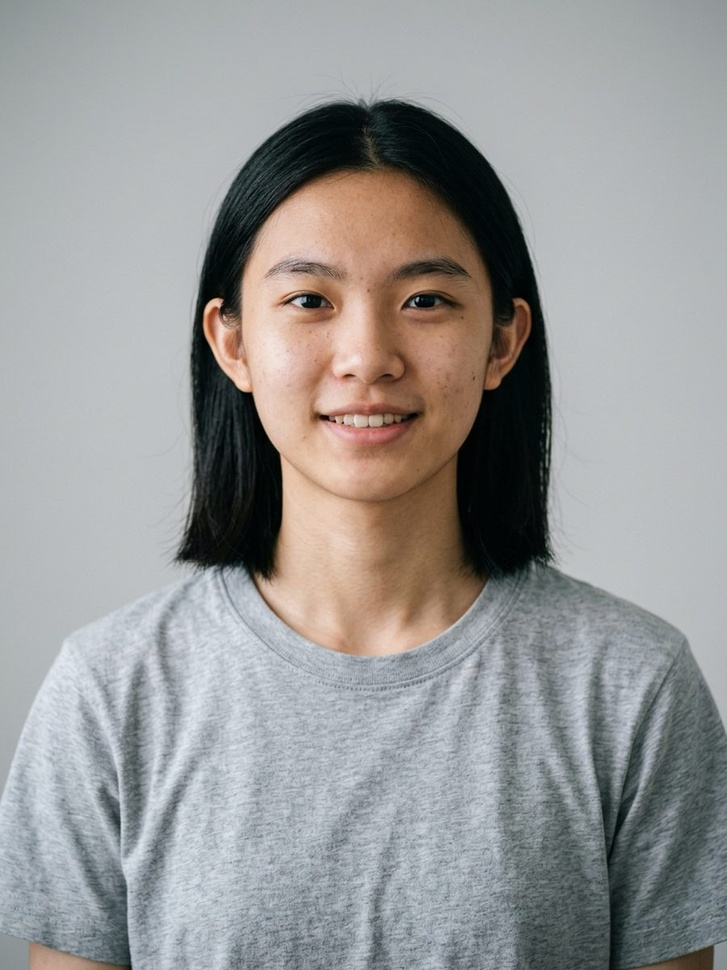
#> input picture ai-image-lab/images/original.jpg, 727 x 970 px, shrunk from 900 x 1200 before the run, found by its file name
$ python beautify.py images/original.jpg images/
#> lines starting #> are read from the running program, lines starting #| are printed output that depends on the picture
"""
兩段式「美顏」刺激物產生器（教學用）
同一張原圖、同一個人，只控制「美化強度」這一個變因，產生 light / heavy 兩級。
做法模仿常見美顏 App：磨皮、提亮美白、放大眼睛、瘦臉（V 臉）。

用法：python3 beautify.py images/original.jpg images/
需求：opencv-python-headless<5, numpy
"""
import sys, os
import cv2
import numpy as np

LEVELS = {
    #            磨皮   提亮  去飽和  眼睛放大  瘦臉位移(臉寬比例)  下巴上提
    "light": dict(smooth=0.45, bright=0.05, desat=0.06, eye=0.10, slim=0.025, chin=0.010),
    "heavy": dict(smooth=0.90, bright=0.13, desat=0.18, eye=0.26, slim=0.070, chin=0.035),
}


def detect(img):
    g = cv2.cvtColor(img, cv2.COLOR_BGR2GRAY)
    fc = cv2.CascadeClassifier(cv2.data.haarcascades + "haarcascade_frontalface_default.xml")
    faces = fc.detectMultiScale(g, 1.1, 5, minSize=(img.shape[1] // 6,) * 2)
    if len(faces) == 0:
        raise SystemExit("找不到臉")
    x, y, w, h = max(faces, key=lambda f: f[2] * f[3])
    ec = cv2.CascadeClassifier(cv2.data.haarcascades + "haarcascade_eye.xml")
    eyes = ec.detectMultiScale(g[y:y + h // 2 + h // 10, x:x + w], 1.1, 8, minSize=(w // 8,) * 2)
    eyes = sorted(eyes, key=lambda e: e[0])[:2]
    if len(eyes) < 2:  # 後備：依臉框比例估計
        eyes = [(int(w * .22), int(h * .30), int(w * .2), int(w * .2)), (int(w * .58), int(h * .30), int(w * .2), int(w * .2))]
    centers = [(x + ex + ew / 2, y + ey + eh / 2, ew) for ex, ey, ew, eh in eyes]
    return (x, y, w, h), centers


def gauss(X, Y, cx, cy, sigma):
    return np.exp(-((X - cx) ** 2 + (Y - cy) ** 2) / (2 * sigma * sigma))


def beautify(img, p):
    (x, y, w, h), eyes = detect(img)
    H, W = img.shape[:2]
    X, Y = np.meshgrid(np.arange(W, dtype=np.float32), np.arange(H, dtype=np.float32))
    dx = np.zeros_like(X); dy = np.zeros_like(Y)   # 反向映射位移：輸出像素到原圖取樣點的偏移

    # 1) 瘦臉：兩側臉頰下緣往中線推、下巴往上收（高斯權重，平滑無接縫）
    cx = x + w / 2
    for side in (-1, 1):
        for fy, k in ((0.60, 0.8), (0.76, 1.0), (0.90, 0.7)):
            g = gauss(X, Y, cx + side * w * 0.42, y + h * fy, w * 0.16)
            dx += side * w * p["slim"] * k * g          # 取樣點往外 → 內容往內
    g = gauss(X, Y, cx, y + h * 1.02, w * 0.18)
    dy += h * p["chin"] * g                               # 取樣點往下 → 下巴往上

    # 2) 放大眼睛：取樣點往眼睛中心收
    for ex, ey, ew in eyes:
        g = gauss(X, Y, ex, ey, ew * 0.42)
        dx -= (X - ex) * p["eye"] * g
        dy -= (Y - ey) * p["eye"] * g

    mapx, mapy = X + dx, Y + dy
    out = cv2.remap(img, mapx, mapy, cv2.INTER_LINEAR, borderMode=cv2.BORDER_REFLECT)

    # 3) 臉部遮罩（橢圓、羽化），避開眼睛與嘴
    mask = np.zeros((H, W), np.float32)
    cv2.ellipse(mask, (int(cx), int(y + h * .55)), (int(w * .46), int(h * .62)), 0, 0, 360, 1, -1)
    keep = np.zeros_like(mask)
    for ex, ey, ew in eyes:
        cv2.ellipse(keep, (int(ex), int(ey)), (int(ew * .55), int(ew * .35)), 0, 0, 360, 1, -1)
    cv2.ellipse(keep, (int(cx), int(y + h * .80)), (int(w * .17), int(h * .07)), 0, 0, 360, 1, -1)
    mask = np.clip(mask - keep, 0, 1)
    # 只保留膚色像素（YCrCb 膚色範圍），避免頭髮被磨皮、提亮成灰綠色
    ycc = cv2.cvtColor(img, cv2.COLOR_BGR2YCrCb)
    skin = cv2.inRange(ycc, (60, 133, 77), (255, 180, 135)).astype(np.float32) / 255
    skin = cv2.remap(skin, mapx, mapy, cv2.INTER_LINEAR)
    mask = mask * cv2.GaussianBlur(skin, (0, 0), w * 0.01)
    mask = cv2.GaussianBlur(mask, (0, 0), w * 0.03)[..., None]

    # 4) 磨皮：雙邊濾波，依強度與原圖混合
    d = int(w * 0.03) | 1
    smooth = cv2.bilateralFilter(out, d, 40 + 60 * p["smooth"], d)
    smooth = cv2.bilateralFilter(smooth, d, 40 + 60 * p["smooth"], d)
    a = mask * p["smooth"]
    out = (out * (1 - a) + smooth * a).astype(np.uint8)

    # 5) 提亮、美白（降飽和）— 臉部為主，全圖帶一點
    hls = cv2.cvtColor(out, cv2.COLOR_BGR2HLS).astype(np.float32)
    wgt = mask[..., 0]                    # 只作用在臉部，避免頭髮變灰
    hls[..., 1] = np.clip(hls[..., 1] + 255 * p["bright"] * wgt, 0, 255)
    hls[..., 2] = np.clip(hls[..., 2] * (1 - p["desat"] * wgt), 0, 255)
    out = cv2.cvtColor(hls.astype(np.uint8), cv2.COLOR_HLS2BGR)
    return out


if __name__ == "__main__":
    src, outdir = sys.argv[1], sys.argv[2]
    img = cv2.imread(src)
#> img is the input picture: shape (970, 727, 3); mean B, G, R 151.3, 151.8, 152.1
    for name, p in LEVELS.items():
        res = beautify(img, p)
        path = os.path.join(outdir, f"beautified-{name}.jpg")
        cv2.imwrite(path, res, [cv2.IMWRITE_JPEG_QUALITY, 84, cv2.IMWRITE_JPEG_PROGRESSIVE, 1])
        print("saved", path)
#> this loop made 2 passes
#> (cx in beautify, d in beautify) on passes 1 to 2: (364, 9), (364, 9)
#> pass 1, in detect, `g = cv2.cvtColor(img, cv2.COLOR_BGR2GRAY)`:
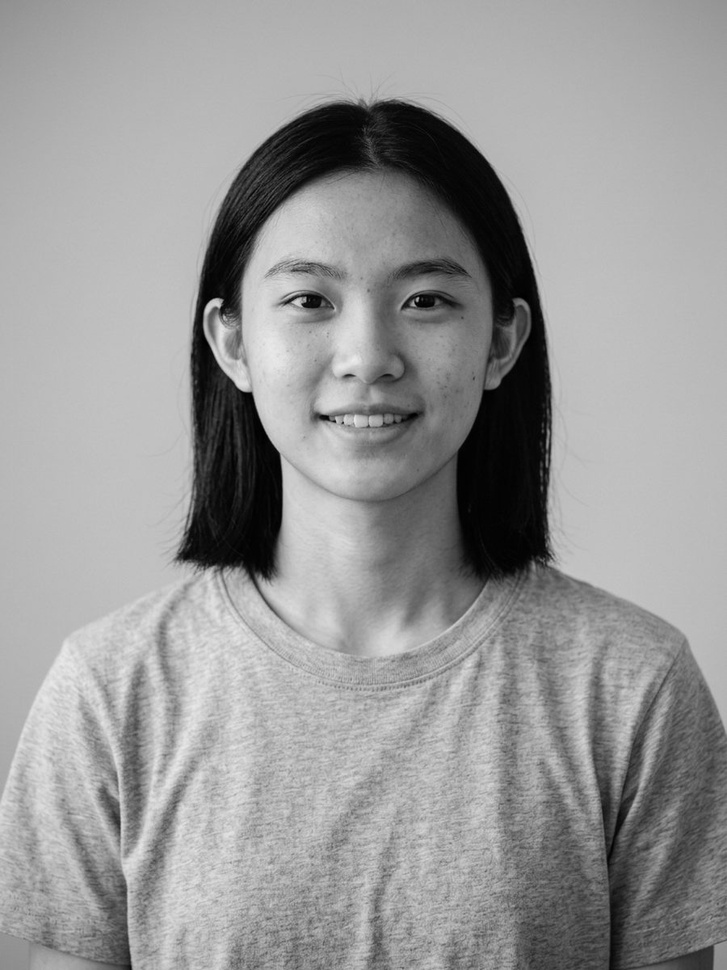
#> g: shape (970, 727); min 0, max 237, mean 151.8
#> pass 1, in beautify, `g = gauss(X, Y, cx, y + h * 1.02, w * 0.18)`:
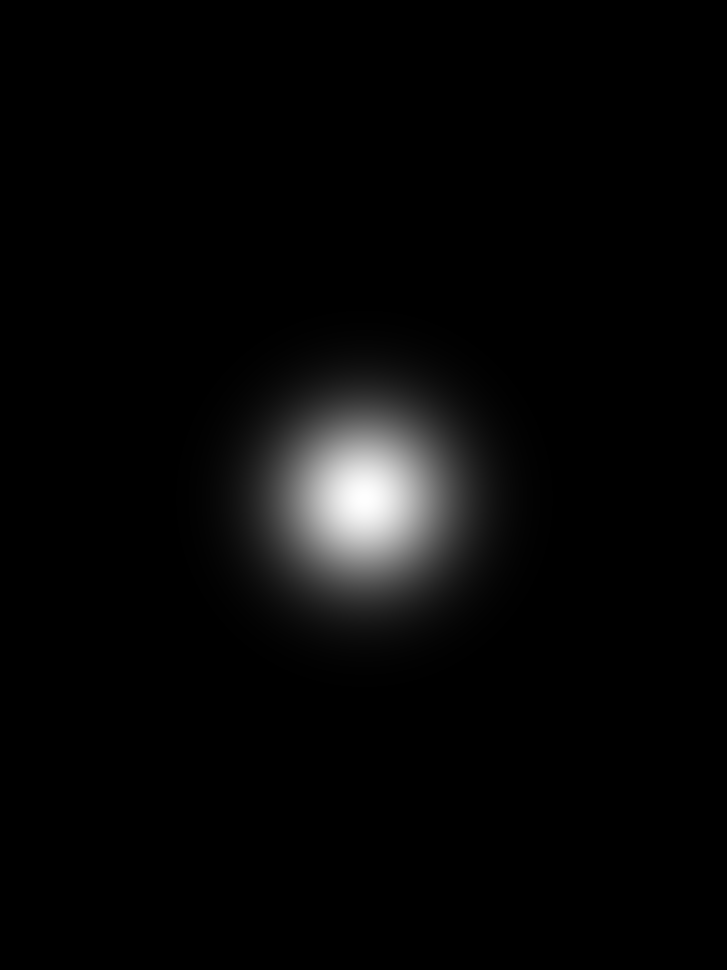
#> g: shape (970, 727) float32; min 1.31e-26, max 1, mean 0.0285
#> pass 1, in beautify, `mapx, mapy = X + dx, Y + dy`:
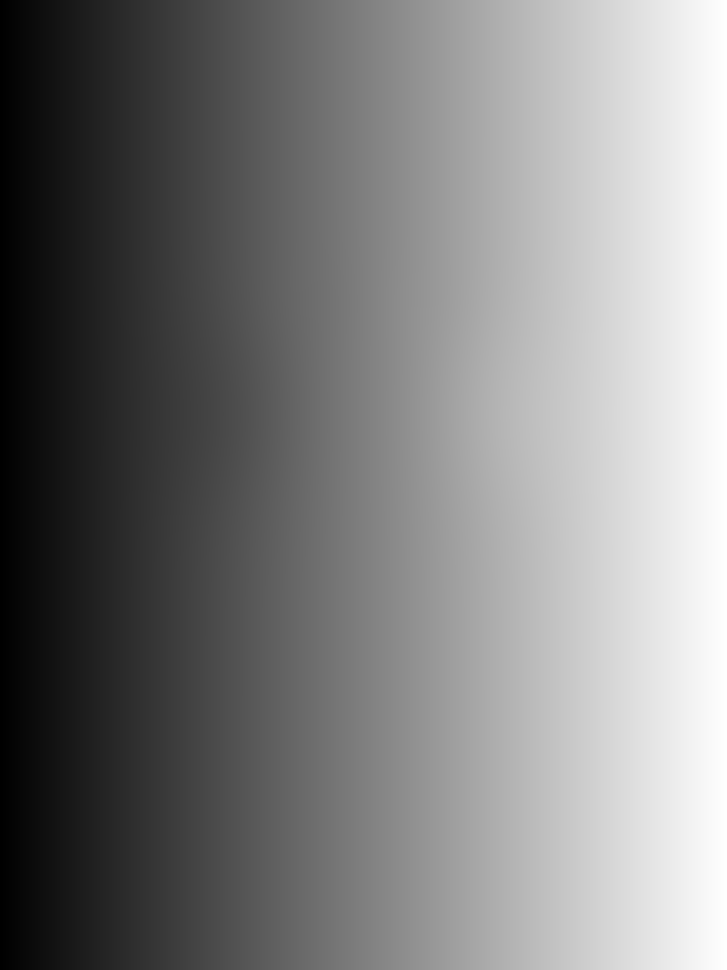
#> mapx: shape (970, 727) float32; min -0.000357, max 726, mean 363; drawn with min black and max white
